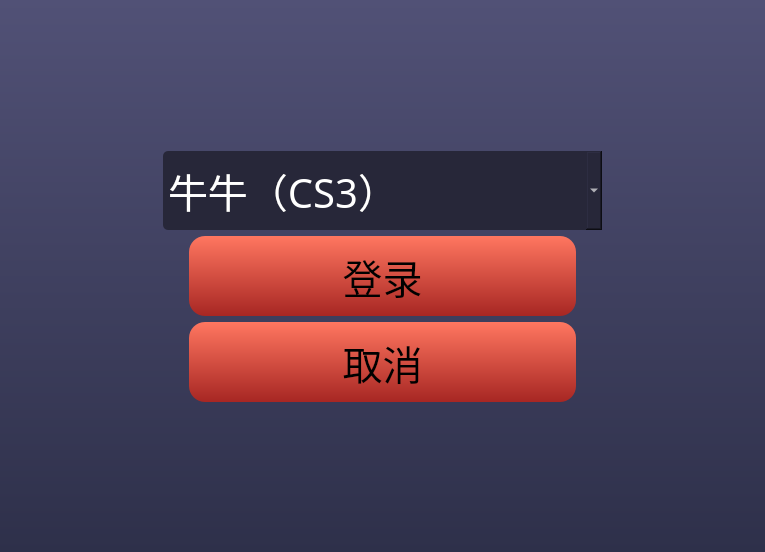
<?xml version="1.0" encoding="UTF-8"?>
<ui version="4.0">
 <class>Login</class>
 <widget class="QWidget" name="Login">
  <property name="geometry">
   <rect>
    <x>0</x>
    <y>0</y>
    <width>765</width>
    <height>552</height>
   </rect>
  </property>
  <property name="windowTitle">
   <string>Form</string>
  </property>
  <property name="styleSheet">
   <string notr="true">background-color: qlineargradient(spread:pad, x1:0, y1:0, x2:0, y2:1, stop:0 rgba(81, 81, 118, 255), stop:1 rgba(46, 48, 74, 255));</string>
  </property>
  <layout class="QVBoxLayout" name="verticalLayout">
   <item>
    <spacer name="verticalSpacer">
     <property name="orientation">
      <enum>Qt::Vertical</enum>
     </property>
     <property name="sizeHint" stdset="0">
      <size>
       <width>20</width>
       <height>130</height>
      </size>
     </property>
    </spacer>
   </item>
   <item>
    <layout class="QHBoxLayout" name="horizontalLayout_2">
     <item>
      <spacer name="horizontalSpacer">
       <property name="orientation">
        <enum>Qt::Horizontal</enum>
       </property>
       <property name="sizeHint" stdset="0">
        <size>
         <width>40</width>
         <height>20</height>
        </size>
       </property>
      </spacer>
     </item>
     <item>
      <widget class="QComboBox" name="comboBox">
       <property name="minimumSize">
        <size>
         <width>439</width>
         <height>79</height>
        </size>
       </property>
       <property name="font">
        <font>
         <family>微软雅黑</family>
         <pointsize>30</pointsize>
        </font>
       </property>
       <property name="styleSheet">
        <string notr="true">background:rgba(39,39,57,1);
border-radius:5px;
color: rgb(255, 255, 255);</string>
       </property>
       <item>
        <property name="text">
         <string>牛牛（CS3）</string>
        </property>
       </item>
      </widget>
     </item>
     <item>
      <spacer name="horizontalSpacer_2">
       <property name="orientation">
        <enum>Qt::Horizontal</enum>
       </property>
       <property name="sizeHint" stdset="0">
        <size>
         <width>40</width>
         <height>20</height>
        </size>
       </property>
      </spacer>
     </item>
    </layout>
   </item>
   <item>
    <layout class="QHBoxLayout" name="horizontalLayout">
     <item>
      <spacer name="horizontalSpacer_3">
       <property name="orientation">
        <enum>Qt::Horizontal</enum>
       </property>
       <property name="sizeHint" stdset="0">
        <size>
         <width>40</width>
         <height>20</height>
        </size>
       </property>
      </spacer>
     </item>
     <item>
      <widget class="QPushButton" name="pu_enter">
       <property name="minimumSize">
        <size>
         <width>387</width>
         <height>80</height>
        </size>
       </property>
       <property name="font">
        <font>
         <family>微软雅黑</family>
         <pointsize>30</pointsize>
        </font>
       </property>
       <property name="styleSheet">
        <string notr="true">QPushButton{background-color:qlineargradient(spread:pad, x1:1, y1:1, x2:1, y2:0, stop:0 rgba(167, 38, 35, 255), stop:1 rgba(255, 118, 96, 255));
box-shadow:0px 2px 9px 0px rgba(0, 0, 0, 0.77);
border-radius:16px;}
QPushButton::pressed{
background-color: qlineargradient(spread:pad, x1:1, y1:1, x2:1, y2:0, stop:0 rgba(255, 118, 96, 255), stop:1 rgba(167, 38, 35, 255));
box-shadow:0px 2px 9px 0px rgba(0, 0, 0, 0.77);
border-radius:16px;
}</string>
       </property>
       <property name="text">
        <string>登录</string>
       </property>
       <property name="shortcut">
        <string>Enter</string>
       </property>
      </widget>
     </item>
     <item>
      <spacer name="horizontalSpacer_4">
       <property name="orientation">
        <enum>Qt::Horizontal</enum>
       </property>
       <property name="sizeHint" stdset="0">
        <size>
         <width>40</width>
         <height>20</height>
        </size>
       </property>
      </spacer>
     </item>
    </layout>
   </item>
   <item>
    <layout class="QHBoxLayout" name="horizontalLayout_3">
     <item>
      <spacer name="horizontalSpacer_5">
       <property name="orientation">
        <enum>Qt::Horizontal</enum>
       </property>
       <property name="sizeHint" stdset="0">
        <size>
         <width>40</width>
         <height>20</height>
        </size>
       </property>
      </spacer>
     </item>
     <item>
      <widget class="QPushButton" name="pu_cancel">
       <property name="minimumSize">
        <size>
         <width>387</width>
         <height>80</height>
        </size>
       </property>
       <property name="font">
        <font>
         <family>微软雅黑</family>
         <pointsize>30</pointsize>
        </font>
       </property>
       <property name="styleSheet">
        <string notr="true">QPushButton{background-color:qlineargradient(spread:pad, x1:1, y1:1, x2:1, y2:0, stop:0 rgba(167, 38, 35, 255), stop:1 rgba(255, 118, 96, 255));
box-shadow:0px 2px 9px 0px rgba(0, 0, 0, 0.77);
border-radius:16px;}
QPushButton::pressed{
background-color: qlineargradient(spread:pad, x1:1, y1:1, x2:1, y2:0, stop:0 rgba(255, 118, 96, 255), stop:1 rgba(167, 38, 35, 255));
box-shadow:0px 2px 9px 0px rgba(0, 0, 0, 0.77);
border-radius:16px;
}</string>
       </property>
       <property name="text">
        <string>取消</string>
       </property>
      </widget>
     </item>
     <item>
      <spacer name="horizontalSpacer_6">
       <property name="orientation">
        <enum>Qt::Horizontal</enum>
       </property>
       <property name="sizeHint" stdset="0">
        <size>
         <width>40</width>
         <height>20</height>
        </size>
       </property>
      </spacer>
     </item>
    </layout>
   </item>
   <item>
    <spacer name="verticalSpacer_2">
     <property name="orientation">
      <enum>Qt::Vertical</enum>
     </property>
     <property name="sizeHint" stdset="0">
      <size>
       <width>20</width>
       <height>129</height>
      </size>
     </property>
    </spacer>
   </item>
  </layout>
 </widget>
 <resources/>
 <connections/>
</ui>
